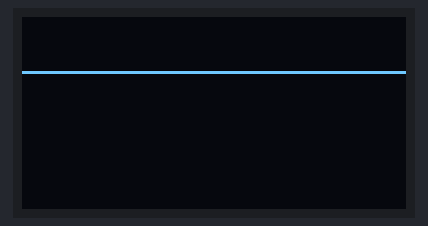
Bench run of a sketch on a simulated Arduino Uno, built with avr-gcc and run on an emulated ATmega328P. On the bench: 128×64 one-colour display.

Above: at 0.1 s.
At 4.2 s:
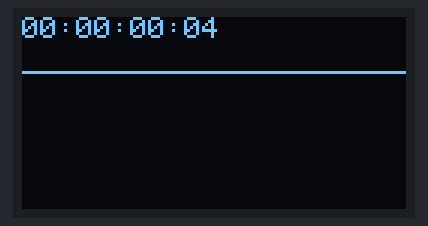
At 9.2 s:
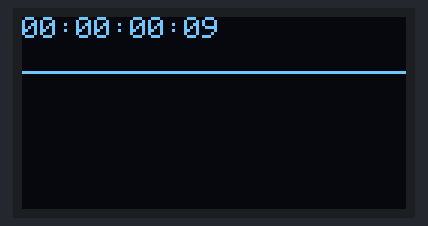
At 19.4 s:
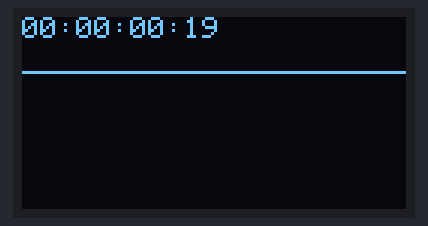
At 27.5 s:
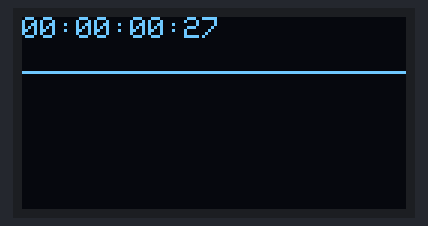
At 38.7 s:
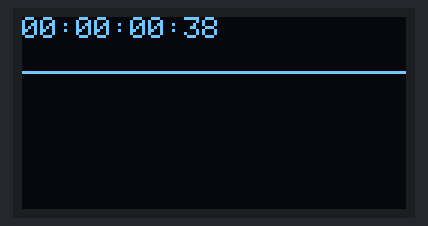

The sketch:

arduino-oled-tst10.ino
```cpp
#include <SPI.h>
#include <Wire.h>
#include <Adafruit_GFX.h>
#include <Adafruit_SSD1306.h>

// Definir constantes
#define ANCHO_PANTALLA 128 // ancho pantalla OLED
#define ALTO_PANTALLA 64 // alto pantalla OLED

// Objeto de la clase Adafruit_SSD1306
Adafruit_SSD1306 display(ANCHO_PANTALLA, ALTO_PANTALLA, &Wire, -1);

// Temporizador
unsigned long marcaTiempoDate = 0;
unsigned long tiempoRefreshDate = 1000;

// Variables almacena tiempo millis
int dias;
int horas;
int minutos;
int segundos;

// Cadena para almacenar texto formateado
char cadenaTiempo[16];

/*
  Función que convierte millis() a segundos, minutos, horas y días
  Almacena la información en variables globales
*/
void millisToTiempo(unsigned long valMillis) {
  // Se obtienen los segundos
  valMillis = valMillis / 1000;

  segundos = valMillis % 60; // se divide entre segundos por minuto y te quedas con el resto
  minutos = valMillis / 60; // Se convierte a minutos
  minutos = minutos % 60; // se divide entre minutos por hora y te quedas con el resto
  horas = (valMillis / 60) / 60; // Se convierte en horas
  horas = horas % 24; // se divide entre horas al día y te quedas con el resto
  dias = ((valMillis / 60) / 60) / 24; // Se convierte en días
#ifdef __DEBUG__
  Serial.print("Segundos = ");
  Serial.println(valMillis);
  Serial.print(dias);
  Serial.print(":");
  Serial.print(horas);
  Serial.print(":");
  Serial.print(minutos);
  Serial.print(":");
  Serial.println(segundos);
#endif
}

void setup() {
#ifdef __DEBUG__
  Serial.begin(9600);
  delay(100);
  Serial.println("Iniciando pantalla OLED");
#endif

  // Iniciar pantalla OLED en la dirección 0x3C
  if (!display.begin(SSD1306_SWITCHCAPVCC, 0x3C)) {
#ifdef __DEBUG__
    Serial.println("No se encuentra la pantalla OLED");
#endif
    while (true);
  }
}

void loop() {

  // Protección overflow
  if (millis() < marcaTiempoDate) {
    marcaTiempoDate = millis();
  }

  // Comprobar is hay que actualizar temperatura
  if (millis() - marcaTiempoDate >= tiempoRefreshDate)
  {
    // Actualizar variables de tiempo
    millisToTiempo(millis());
    // Componer cadena con la información del tiempo formateada
    sprintf(cadenaTiempo, "%02d:%02d:%02d:%02d", dias, horas, minutos, segundos);
    // Marca de tiempo
    marcaTiempoDate = millis();
  }

  // Limpiar buffer pantalla
  display.clearDisplay();
  // Dibujar línea horizontal
  display.drawLine(0, 18, display.width(), 18, SSD1306_WHITE);

  // Dibujar texto tiempo
  display.setTextSize(1);
  display.setTextColor(SSD1306_WHITE);
  display.setCursor(0, 0);
  display.println(cadenaTiempo);

  // Enviar a pantalla
  display.display();
}
```

Measured:
- what the display in image 1 shows lasts 1.0 s, from 4.1 s to 5.1 s
